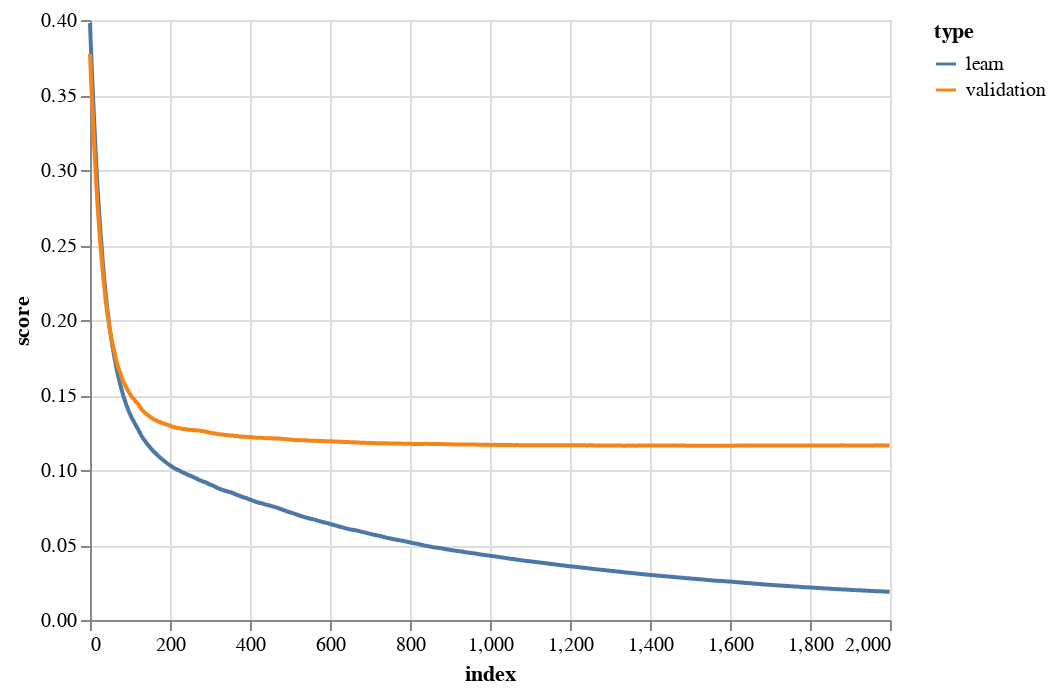

Notebook code cell kept with this figure:
### Code cell
fits = {}
fits['learn'] = list(fitted.get_evals_result()['learn'].values())[0]
fits['validation'] = list(fitted.get_evals_result()['validation'].values())[0]
df = pd.DataFrame.from_dict(fits)
df.reset_index(inplace=True)
df =  df.melt('index',var_name= 'type',value_name='score')
fitted.get_evals_result()
import altair as alt

alt.Chart(df).mark_line().encode(
    x='index',
    y='score',
    color='type',
)

### Figure 1 — Vega-Lite specification as saved in the notebook (floating-point values rounded to 4 significant figures; data arrays with more than 128 entries replaced by an {"elided": "..."} marker saying what was removed)
{"config": {"view": {"continuousWidth": 400, "continuousHeight": 300}}, "data": {"name": "data-32328f8af23563c6066b66e2cbbdb296"}, "mark": "line", "encoding": {"color": {"type": "nominal", "field": "type"}, "x": {"type": "quantitative", "field": "index"}, "y": {"type": "quantitative", "field": "score"}}, "$schema": "https://vega.github.io/schema/vega-lite/v4.0.2.json", "datasets": {"data-32328f8af23563c6066b66e2cbbdb296": {"elided": "4000 records"}}}
